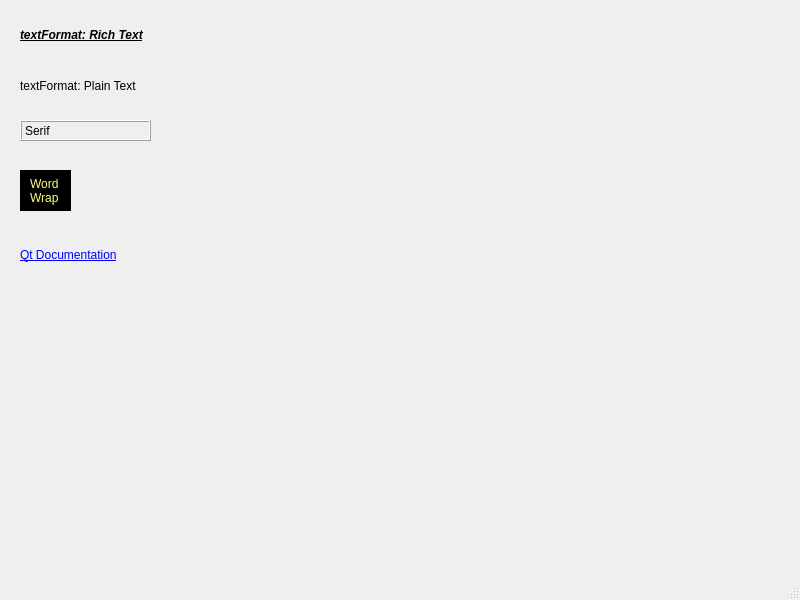
<?xml version="1.0" encoding="UTF-8"?>
<ui version="4.0">
 <class>MainWindow</class>
 <widget class="QMainWindow" name="MainWindow">
  <property name="geometry">
   <rect>
    <x>0</x>
    <y>0</y>
    <width>800</width>
    <height>600</height>
   </rect>
  </property>
  <property name="windowTitle">
   <string>MainWindow</string>
  </property>
  <widget class="QWidget" name="centralwidget">
   <widget class="QLabel" name="lblRichText">
    <property name="geometry">
     <rect>
      <x>20</x>
      <y>20</y>
      <width>251</width>
      <height>31</height>
     </rect>
    </property>
    <property name="text">
     <string>&lt;html&gt;&lt;head/&gt;&lt;body&gt;&lt;p&gt;&lt;span style=&quot; font-weight:700; font-style:italic; text-decoration: underline;&quot;&gt;textFormat: Rich Text&lt;/span&gt;&lt;/p&gt;&lt;/body&gt;&lt;/html&gt;</string>
    </property>
    <property name="textFormat">
     <enum>Qt::TextFormat::RichText</enum>
    </property>
   </widget>
   <widget class="QLabel" name="lblPlainText">
    <property name="geometry">
     <rect>
      <x>20</x>
      <y>70</y>
      <width>251</width>
      <height>31</height>
     </rect>
    </property>
    <property name="text">
     <string>textFormat: Plain Text</string>
    </property>
    <property name="textFormat">
     <enum>Qt::TextFormat::PlainText</enum>
    </property>
   </widget>
   <widget class="QLabel" name="lblBox">
    <property name="geometry">
     <rect>
      <x>20</x>
      <y>120</y>
      <width>131</width>
      <height>21</height>
     </rect>
    </property>
    <property name="styleSheet">
     <string notr="true">font: 16pt &quot;Serif&quot;;</string>
    </property>
    <property name="frameShape">
     <enum>QFrame::Shape::Box</enum>
    </property>
    <property name="frameShadow">
     <enum>QFrame::Shadow::Raised</enum>
    </property>
    <property name="text">
     <string>Serif</string>
    </property>
   </widget>
   <widget class="QLabel" name="lblWordWrap">
    <property name="geometry">
     <rect>
      <x>20</x>
      <y>170</y>
      <width>51</width>
      <height>41</height>
     </rect>
    </property>
    <property name="styleSheet">
     <string notr="true">background-color: rgb(0, 0, 0);
color: rgb(255, 255, 127);</string>
    </property>
    <property name="text">
     <string>Word Wrap</string>
    </property>
    <property name="wordWrap">
     <bool>true</bool>
    </property>
    <property name="indent">
     <number>10</number>
    </property>
   </widget>
   <widget class="QLabel" name="lblUrl">
    <property name="geometry">
     <rect>
      <x>20</x>
      <y>240</y>
      <width>141</width>
      <height>31</height>
     </rect>
    </property>
    <property name="text">
     <string>&lt;a href=&quot;https://doc.qt.io&quot;&gt;Qt Documentation&lt;/a&gt;</string>
    </property>
    <property name="openExternalLinks">
     <bool>true</bool>
    </property>
   </widget>
  </widget>
  <widget class="QMenuBar" name="menubar">
   <property name="geometry">
    <rect>
     <x>0</x>
     <y>0</y>
     <width>800</width>
     <height>22</height>
    </rect>
   </property>
  </widget>
  <widget class="QStatusBar" name="statusbar"/>
 </widget>
 <resources/>
 <connections/>
</ui>
